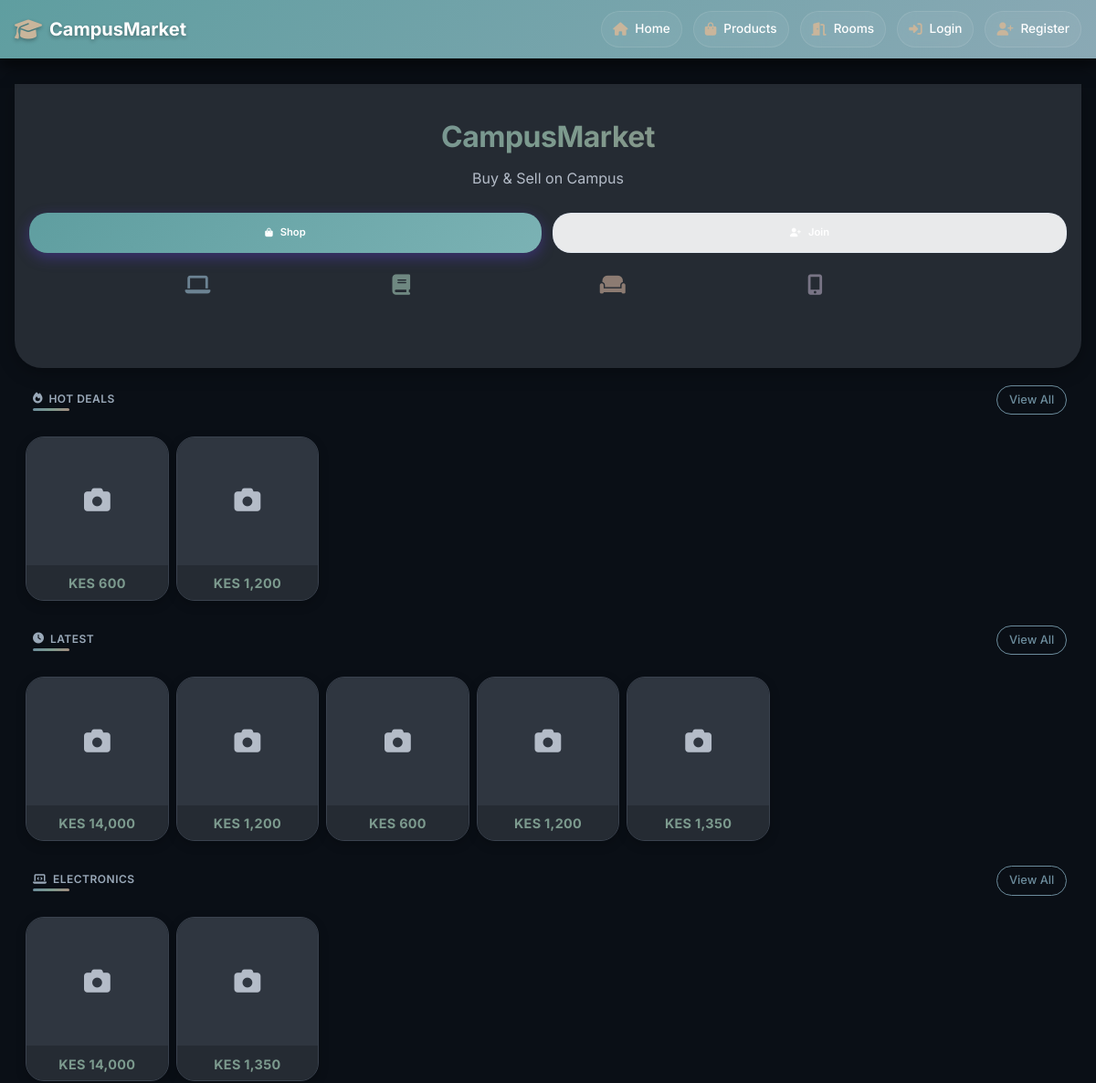
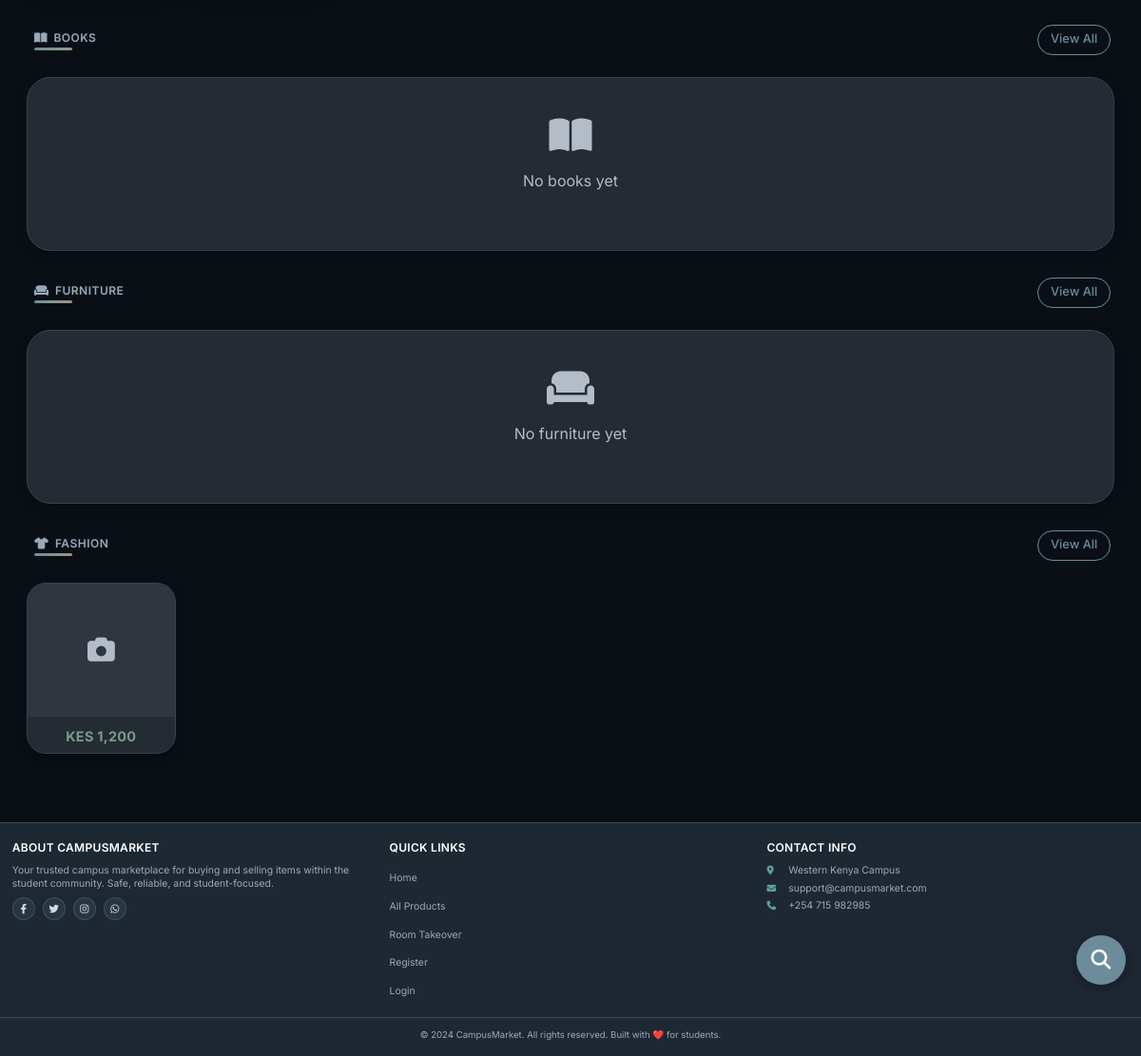
The page / on the database its author committed (2 pictures, top to bottom).
### app/models.py (models this page shows, shortened)
class Product(db.Model):
    __tablename__ = 'products'
    id = db.Column(db.Integer, primary_key=True)
    title = db.Column(db.String(100), nullable=False)
    description = db.Column(db.Text)
    price = db.Column(db.Float, nullable=False)
    condition = db.Column(db.String(20))
    contact_info = db.Column(db.Text)
    is_fast_moving = db.Column(db.Boolean, default=False)
    is_active = db.Column(db.Boolean, default=True)
    is_sold = db.Column(db.Boolean, default=False)
    Token = db.Column(db.Float, nullable=False)
    category_id = db.Column(db.Integer, db.ForeignKey('categories.id'), nullable=False)
    seller_id = db.Column(db.Integer, db.ForeignKey('users.id'), nullable=False)
    image_group_id = db.Column(db.Integer, db.ForeignKey('product_image_groups.id'), nullable=True)
    created_at = db.Column(db.DateTime, default=datetime.utcnow)
    updated_at = db.Column(db.DateTime, default=datetime.utcnow, onupdate=datetime.utcnow)
    hostel_name = db.Column(db.String(100), nullable=False, default='')
    location = db.Column(db.String(100), nullable=False, default='')
    leave_date = db.Column(db.DateTime, nullable=False, default=datetime.utcnow)
    room_type = db.Column(db.String(20), default='single')
    deposit = db.Column(db.Float, default=0)
    commission_percentage = db.Column(db.Float, default=0)
    is_commission_listing = db.Column(db.Boolean, default=False)
    status = db.Column(db.String(20), default='available')
    agreement_user_id = db.Column(db.Integer, db.ForeignKey('users.id'), nullable=True)
    agreement_expires_at = db.Column(db.DateTime, nullable=True)
    booked_at = db.Column(db.DateTime, nullable=True)
    total_unlocks = db.Column(db.Integer, default=0)
    last_interest_update = db.Column(db.DateTime, default=datetime.utcnow)
    payments = db.relationship('Payment', back_populates='product', lazy=True, cascade="all, delete-orphan")
    chats = db.relationship('Chat', back_populates='product', lazy=True, cascade='all, delete-orphan')
    offers = db.relationship('Offer', back_populates='product', lazy=True, cascade='all, delete-orphan')
    agreement_user = db.relationship('User', foreign_keys=[agreement_user_id])
    category = db.relationship('Category', back_populates='products')
    seller = db.relationship('User', foreign_keys=[seller_id], back_populates='products')
    image_group = db.relationship('ProductImageGroup', back_populates='product')
    @property
    def image(self):
        if self.image_group and self.image_group.images:
            return self.image_group.images[0].filename
        return None

### app/main/routes.py (the view)
@main_bp.route('/')
def index():
    all_products = Product.query.filter(
        Product.is_active == True,
        Product.is_sold == False,
        Product.hostel_name == ""  # Regular products only
    ).limit(12).all()
    fast_moving = Product.query.filter(
        Product.is_fast_moving == True,
        Product.is_sold == False,
        Product.hostel_name == ""  # Regular products only
    ).all()
    categories = Category.query.all()
    products_by_category = {}
    for category in categories:
        products_by_category[category.id] = Product.query.filter(
            Product.category_id == category.id,
            Product.is_active == True,
            Product.is_sold == False,
            Product.hostel_name == ""
        ).limit(8).all()
    return render_template("main/index.html",
                         all_products=all_products,
                         fast_moving=fast_moving,
                         categories=categories,
                         products_by_category=products_by_category)

### app/templates/main/index.html (shortened to what this page needs)
{% extends "base.html" %}
{% block content %}
<section class="hero">
    <div class="hero-content">
        <h1 class="hero-title">CampusMarket</h1>
        <p class="hero-subtitle">Buy & Sell on Campus</p>
        <div class="hero-buttons">
            <a href="{{ url_for('products.all_products') }}" class="btn btn-primary">
                <i class="fas fa-shopping-bag"></i>Shop
            </a>
            {% if current_user.is_authenticated %}
                <a href="{{ url_for('products.create_product') }}" class="btn btn-secondary">
                    <i class="fas fa-plus"></i>Sell
                </a>
            {% else %}
                <a href="{{ url_for('auth.register') }}" class="btn btn-secondary">
                    <i class="fas fa-user-plus"></i>Join
                </a>
            {% endif %}
        </div>
    </div>
    <div class="hero-animation">
        <div class="floating-icons">
            <i class="fas fa-laptop"></i>
            <i class="fas fa-book"></i>
            <i class="fas fa-couch"></i>
            <i class="fas fa-mobile-alt"></i>
        </div>
    </div>
</section>
<div class="search-fab">
    <button class="search-fab-btn" id="searchFabBtn">
        <i class="fas fa-search"></i>
    </button>
</div>
<section id="hotdeals" class="compact-section">
    <div class="section-header">
        <h2 class="section-title">
            <i class="fas fa-fire"></i> Hot Deals
        </h2>
        <a href="{{ url_for('products.all_products') }}" class="view-all">View All</a>
    </div>
    {% if fast_moving %}
        <div class="compact-grid">
            {% for product in fast_moving %}
                <div class="compact-card" onclick="window.location='{{ url_for('products.view_product', product_id=product.id) }}'">
                    <div class="card-image">
                        {% if product.image %}
                            <div class="image-placeholder" style="display: none;">
                                <i class="fas fa-camera"></i>
                            </div>
                        {% else %}
                            <div class="image-placeholder">
                                <i class="fas fa-camera"></i>
                            </div>
                        {% endif %}
                    </div>
                    <div class="card-content">
                        <p class="card-price">KES {{ "{:,.0f}".format(product.price) }}</p>
                    </div>
                </div>
            {% endfor %}
        </div>
    {% endif %}
</section>
<section id="latest" class="compact-section">
    <div class="section-header">
        <h2 class="section-title">
            <i class="fas fa-clock"></i> Latest
        </h2>
        <a href="{{ url_for('products.all_products') }}" class="view-all">View All</a>
    </div>
    {% if all_products %}
        <div class="compact-grid">
            {% for product in all_products %}
                <div class="compact-card" onclick="window.location='{{ url_for('products.view_product', product_id=product.id) }}'">
                    <div class="card-image">
                        {% if product.image %}
                            <div class="image-placeholder" style="display: none;">
                                <i class="fas fa-camera"></i>
                            </div>
                        {% else %}
                            <div class="image-placeholder">
                                <i class="fas fa-camera"></i>
                            </div>
                        {% endif %}
                    </div>
                    <div class="card-content">
                        <p class="card-price">KES {{ "{:,.0f}".format(product.price) }}</p>
                    </div>
                </div>
            {% endfor %}
        </div>
    {% endif %}
</section>
<section id="electronics" class="compact-section">
    <div class="section-header">
        <h2 class="section-title">
            <i class="fas fa-laptop-code"></i> Electronics
        </h2>
        <a href="{{ url_for('products.all_products') }}?category=electronics" class="view-all">View All</a>
    </div>
    {% set electronics_category = categories|selectattr("name", "equalto", "Electronics")|first %}
    {% set electronics_products = products_by_category.get(electronics_category.id, []) if electronics_category else [] %}
    {% if electronics_products %}
        <div class="compact-grid">
            {% for product in electronics_products[:8] %}
                <div class="compact-card" onclick="window.location='{{ url_for('products.view_product', product_id=product.id) }}'">
                    <div class="card-image">
                        {% if product.image %}
                            <div class="image-placeholder" style="display: none;">
                                <i class="fas fa-camera"></i>
                            </div>
                        {% else %}
                            <div class="image-placeholder">
                                <i class="fas fa-camera"></i>
                            </div>
                        {% endif %}
                    </div>
                    <div class="card-content">
                        <p class="card-price">KES {{ "{:,.0f}".format(product.price) }}</p>
                    </div>
                </div>
            {% endfor %}
        </div>
    {% else %}
        <div class="empty-compact">
            <i class="fas fa-laptop-code"></i>
            <p>No electronics yet</p>
        </div>
    {% endif %}
</section>
<section id="books" class="compact-section">
    <div class="section-header">
        <h2 class="section-title">
            <i class="fas fa-book-open"></i> Books
        </h2>
        <a href="{{ url_for('products.all_products') }}?category=books" class="view-all">View All</a>
    </div>
    {% set books_category = categories|selectattr("name", "equalto", "Books")|first %}
    {% set books_products = products_by_category.get(books_category.id, []) if books_category else [] %}
    {% if books_products %}
        <div class="compact-grid">
            {% for product in books_products[:8] %}
                <div class="compact-card" onclick="window.location='{{ url_for('products.view_product', product_id=product.id) }}'">
                    <div class="card-image">
                        {% if product.image %}
                            <img src="{{ url_for('static', filename='uploads/product_images/' + product.image) }}"
                                 alt="{{ product.title }}"
                                 loading="lazy"
                                 onerror="this.style.display='none'; this.nextElementSibling.style.display='flex';">
                            <div class="image-placeholder" style="display: none;">
                                <i class="fas fa-camera"></i>
                            </div>
                        {% else %}
                            <div class="image-placeholder">
                                <i class="fas fa-camera"></i>
                            </div>
                        {% endif %}
                    </div>
                    <div class="card-content">
                        <p class="card-price">KES {{ "{:,.0f}".format(product.price) }}</p>
                    </div>
                </div>
            {% endfor %}
        </div>
    {% else %}
        <div class="empty-compact">
            <i class="fas fa-book-open"></i>
            <p>No books yet</p>
        </div>
    {% endif %}
</section>
<section id="furniture" class="compact-section">
    <div class="section-header">
        <h2 class="section-title">
            <i class="fas fa-couch"></i> Furniture
        </h2>
        <a href="{{ url_for('products.all_products') }}?category=furniture" class="view-all">View All</a>
    </div>
    {% set furniture_category = categories|selectattr("name", "equalto", "Furniture")|first %}
    {% set furniture_products = products_by_category.get(furniture_category.id, []) if furniture_category else [] %}
    {% if furniture_products %}
        <div class="compact-grid">
            {% for product in furniture_products[:8] %}
                <div class="compact-card" onclick="window.location='{{ url_for('products.view_product', product_id=product.id) }}'">
                    <div class="card-image">
                        {% if product.image %}
                            <img src="{{ url_for('static', filename='uploads/product_images/' + product.image) }}"
                                 alt="{{ product.title }}"
                                 loading="lazy"
                                 onerror="this.style.display='none'; this.nextElementSibling.style.display='flex';">
                            <div class="image-placeholder" style="display: none;">
                                <i class="fas fa-camera"></i>
                            </div>
                        {% else %}
                            <div class="image-placeholder">
                                <i class="fas fa-camera"></i>
                            </div>
                        {% endif %}
                    </div>
                    <div class="card-content">
                        <p class="card-price">KES {{ "{:,.0f}".format(product.price) }}</p>
                    </div>
                </div>
            {% endfor %}
        </div>
    {% else %}
        <div class="empty-compact">
            <i class="fas fa-couch"></i>
            <p>No furniture yet</p>
        </div>
    {% endif %}
</section>
<section id="fashion" class="compact-section">
    <div class="section-header">
        <h2 class="section-title">
            <i class="fas fa-tshirt"></i> Fashion
        </h2>
        <a href="{{ url_for('products.all_products') }}?category=fashion" class="view-all">View All</a>
    </div>
    {% set fashion_category = categories|selectattr("name", "equalto", "Fashion")|first %}
    {% set fashion_products = products_by_category.get(fashion_category.id, []) if fashion_category else [] %}
    {% if fashion_products %}
        <div class="compact-grid">
            {% for product in fashion_products[:8] %}
                <div class="compact-card" onclick="window.location='{{ url_for('products.view_product', product_id=product.id) }}'">
                    <div class="card-image">
                        {% if product.image %}
                            <div class="image-placeholder" style="display: none;">
                                <i class="fas fa-camera"></i>
                            </div>
                        {% else %}
                            <div class="image-placeholder">
                                <i class="fas fa-camera"></i>
                            </div>
                        {% endif %}
                    </div>
                    <div class="card-content">
                        <p class="card-price">KES {{ "{:,.0f}".format(product.price) }}</p>
                    </div>
                </div>
            {% endfor %}
        </div>
    {% else %}
        <div class="empty-compact">
            <i class="fas fa-tshirt"></i>
            <p>No fashion items yet</p>
        </div>
    {% endif %}
</section>
{% endblock %}

### rows shown on the page
Product: price "600"
Product: price "1,200"
Product: price "14,000"
Product: price "1,200"
Product: price "1,350"
